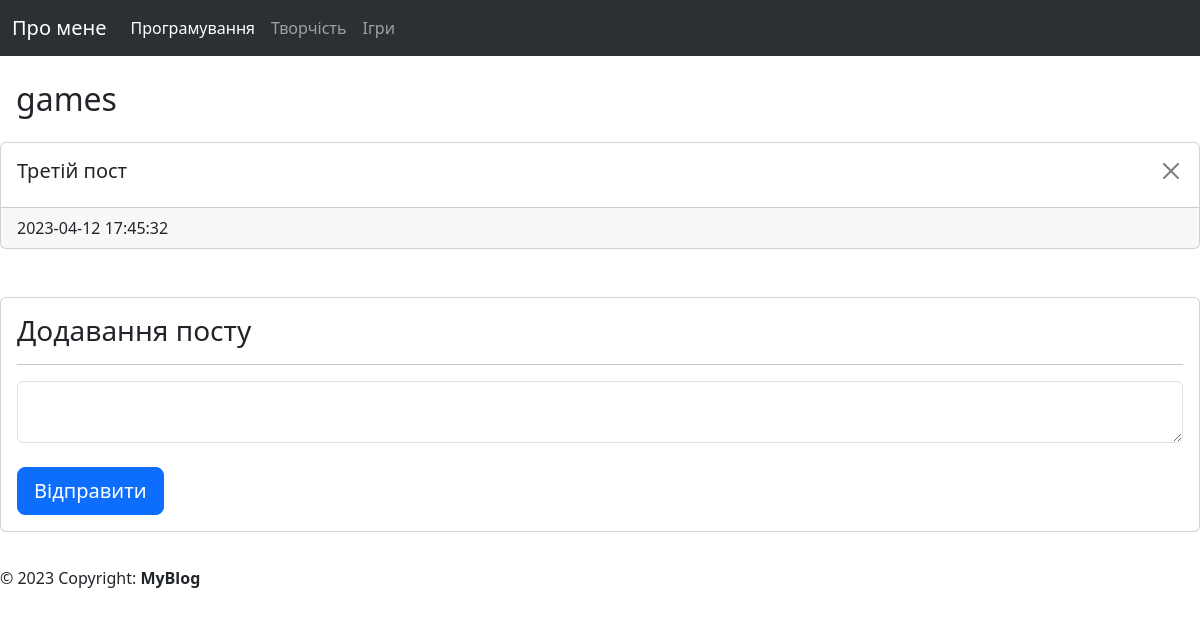
The page /post/category/games on the database its author committed.
### tables this page shows
CREATE TABLE "category" (
	"category_id"	INTEGER PRIMARY KEY AUTOINCREMENT,
	"category_name"	TEXT
);

CREATE TABLE "post" (
	"post_id"	INTEGER PRIMARY KEY AUTOINCREMENT,
	"category_id"	INTEGER NOT NULL,
	"text"	TEXT,
	"datetime"	TEXT NOT NULL DEFAULT CURRENT_TIMESTAMP,
	FOREIGN KEY("category_id") REFERENCES "category"("category_id") ON UPDATE CASCADE ON DELETE CASCADE
);

### main.py (the view)
@app.route('/post/category/<category_name>', methods=['POST', 'GET'])
def postCategory(category_name):
    category_id = getIdByCategory(category_name)
    if request.method == 'GET':
        posts = getPostsByCategory(category_name)
    if request.method == 'POST':
        addPost(request.form['category_id'], request.form['post'])
        posts = getPostsByCategory(category_name)
    return render_template('post_category.html', category_name=category_name, posts=posts, category_id=category_id)

### db_scripts.py (called while the page is built)
def open():
    global conn, cursor
    conn = sqlite3.connect(PATH + db_name)
    conn.row_factory = sqlite3.Row
    cursor = conn.cursor()

def close():
    cursor.close()
    conn.close()

def getPostsByCategory(category_name):
    open()
    cursor.execute('''SELECT * FROM post, category WHERE post.category_id=category.category_id and category_name=(?) ORDER BY post_id DESC''', [category_name])
    posts = cursor.fetchall()
    close()
    return posts

def getIdByCategory(category_id):
    open()
    cursor.execute('''SELECT category_id FROM category WHERE category_name=(?)''', [category_id])
    category_id = cursor.fetchone()['category_id']
    close()
    return category_id

### templates/post_category.html (shortened to what this page needs)
{% extends "index.html" %}
{% block body %}
<h2 class="my-4 ms-3">{{category_name}}</h2>
<section class="category_content">
    <div>
    {%for post in posts%}
    <div class="card my-4">
      <div class="card-body">
      <button type="button" class="btn-close" data-bs-dismiss="alert" aria-label="Close" style="float: right"></button>
          <h5 class="card-title">{{post['text']}}</h5>
      </div>
      <footer class="card-footer">{{post['datetime']}}</footer>
    </div>
    {%endfor%}
    </div>
    <div class="card mt-5">
      <div class="card-body">
        <h3 class="card-title">Додавання посту</h3>
        <hr>
        <form method="POST">
            <textarea name="post" class="form-control"></textarea><br>
            <input type="submit" class="btn btn-primary btn-lg" value="Відправити">
        </form>
      </div>
    </div>
</section>
{% endblock %}

### static/main.css (style rules this page uses)
.category_content { min-height: 400px; }

### rows shown on the page
category: category_name "games"
post: text "Третій пост", datetime "2023-04-12 17:45:32"
